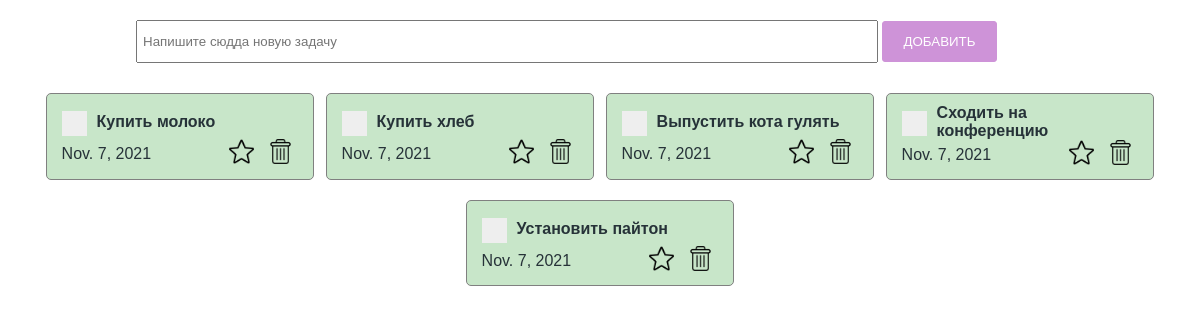
The app's page /test/, older data.
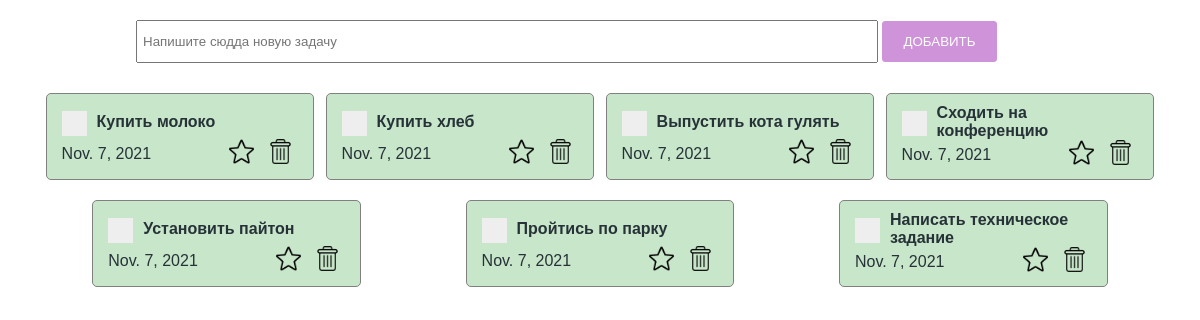
The same page, newer data.
### main/models.py (models this page shows)
class ToDo(models.Model):
    text = models.CharField(max_length=100)
    created_at = models.DateField(auto_now_add=True)
    is_closed = models.BooleanField(default=False)
    is_favorite = models.BooleanField(default=False)

### main/views.py (the view)
# urls.py: path("test/", test, name="test"),
def test(request):
    todo_list = ToDo.objects.all()
    return render(request, "test.html", {"todo_list": todo_list})

### main/templates/test.html (shortened to what this page needs)
{% load static %}
<!DOCTYPE html>
<html lang="ru">
<head>
    <link rel="stylesheet" href="{% static 'styles/index.css' %}">
    <link rel="stylesheet" href="{% static 'styles/checkbox.css' %}">
</head>
<body>
    <section>
        <div class="create_container">
            <form action="{% url 'add-todo' %}" method="POST">
                <input class="create_input" type="text" placeholder="Напишите сюдда новую задачу" name="todo_text" />
                <button class="create_button">Добавить</button>
            </form>
        </div>
        <div class="todo_container">
            {% for todo in todo_list %}
            <div class="todo_item">
                <div class="todo_item_header">
                    <label class="checkbox_container">
                        <span class="checkmark"></span>
                    </label>
                    <h4>{{ todo.text }}</h4>
                </div>
                <div class="todo_item_footer">
                    <p>{{ todo.created_at }}</p>
                    <div class="action_buttons">
                        <img src="{% static './icons/notmarked.png' %}">
                        <img src="{% static './icons/delete.png' %}">
                    </div>
                </div>
            </div>
            {% endfor %}
        </div>
    </section>
</body>
</html>

Row changes from the older to the newer data that the page shows:
added ToDo: text "Пройтись по парку", created_at "Nov. 7, 2021"
added ToDo: text "Написать техническое задание", created_at "Nov. 7, 2021"
